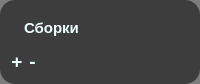
            <widget class="QFrame" name="frame_8">
             <property name="maximumSize">
              <size>
               <width>16777215</width>
               <height>84</height>
              </size>
             </property>
             <property name="styleSheet">
              <string notr="true">image: url();
background-color: rgb(0, 0, 0, 130);
color: rgb(240, 255, 255);
border-radius: 15px;
</string>
             </property>
             <property name="frameShape">
              <enum>QFrame::StyledPanel</enum>
             </property>
             <property name="frameShadow">
              <enum>QFrame::Raised</enum>
             </property>
             <layout class="QGridLayout" name="gridLayout_11">
              <item row="1" column="1">
               <widget class="QPushButton" name="pushButton_10">
                <property name="font">
                 <font>
                  <pointsize>14</pointsize>
                  <weight>75</weight>
                  <bold>true</bold>
                 </font>
                </property>
                <property name="styleSheet">
                 <string notr="true">background-color: rgba(0, 0, 0, 0);</string>
                </property>
                <property name="text">
                 <string>+</string>
                </property>
               </widget>
              </item>
              <item row="1" column="2">
               <widget class="QPushButton" name="pushButton_16">
                <property name="font">
                 <font>
                  <pointsize>14</pointsize>
                  <weight>75</weight>
                  <bold>true</bold>
                 </font>
                </property>
                <property name="styleSheet">
                 <string notr="true">background-color: rgba(0, 0, 0, 0);</string>
                </property>
                <property name="text">
                 <string>-</string>
                </property>
               </widget>
              </item>
              <item row="1" column="5">
               <widget class="QPushButton" name="pushButton_17">
                <property name="styleSheet">
                 <string notr="true">background-color: rgba(0, 0, 0, 0);</string>
                </property>
                <property name="text">
                 <string/>
                </property>
                <property name="icon">
                 <iconset>
                  <normalon>../res/старт.png</normalon>
                 </iconset>
                </property>
               </widget>
              </item>
              <item row="1" column="3">
               <spacer name="horizontalSpacer_7">
                <property name="orientation">
                 <enum>Qt::Horizontal</enum>
                </property>
                <property name="sizeHint" stdset="0">
                 <size>
                  <width>40</width>
                  <height>20</height>
                 </size>
                </property>
               </spacer>
              </item>
              <item row="0" column="1" colspan="5">
               <widget class="QLabel" name="label_4">
                <property name="font">
                 <font>
                  <pointsize>11</pointsize>
                  <weight>75</weight>
                  <bold>true</bold>
                 </font>
                </property>
                <property name="styleSheet">
                 <string notr="true">image: url();
color: rgb(240, 255, 255);
background-color: rgb(0, 0, 0, 0);</string>
                </property>
                <property name="text">
                 <string>Сборки</string>
                </property>
                <property name="indent">
                 <number>13</number>
                </property>
               </widget>
              </item>
             </layout>
            </widget>
